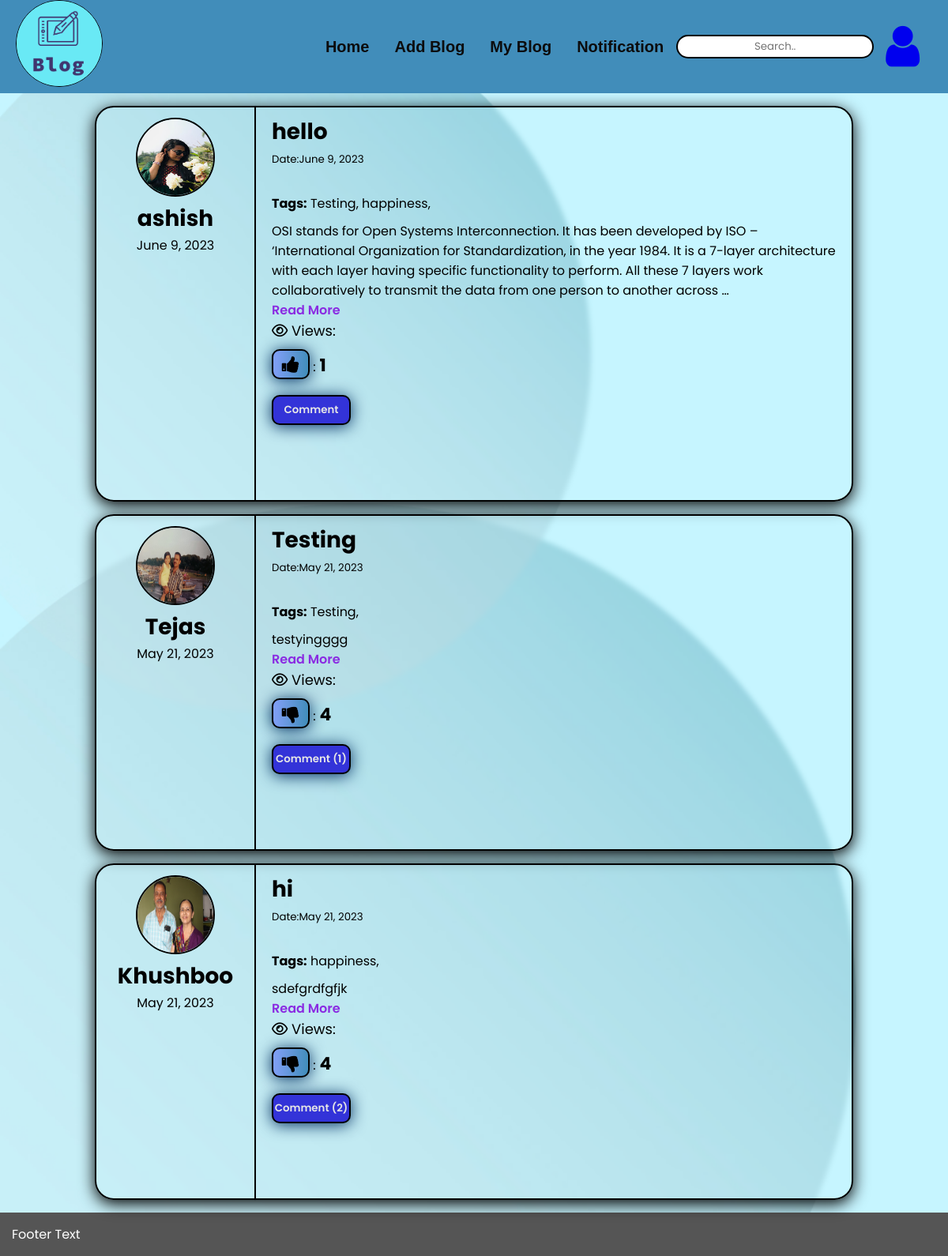
The page /userApp/index/ (signed in) on the database its author committed.
### blogmanageApp/models.py (models this page shows, shortened)
@python_2_unicode_compatible
class Post(models.Model):
    title = models.CharField(max_length= 200)
    title_tag = models.CharField(max_length= 200)
    author = models.ForeignKey(User, on_delete = models.CASCADE)
    tag = models.ManyToManyField(Tag)
    body = RichTextField(blank = True, null = True)
    post_date = models.DateField(auto_now_add= True)
    Category = models.ForeignKey(Category, on_delete = models.CASCADE)
    like = models.ManyToManyField(User,related_name= 'likes')
    status = models.BooleanField( default = False , null = True)
    hit_count_generic = GenericRelation(HitCount, object_id_field='object_pk',related_query_name='hit_count_generic_relation')

class Tag(models.Model):
    tag_name = models.CharField(max_length= 200)
    def __str__(self):
        return self.tag_name

### accountApp/models.py (models this page shows, shortened)
class Profile(models.Model):
    user = models.OneToOneField(User,on_delete = models.CASCADE)
    mobileno = models.CharField(max_length= 11)
    avatar = models.ImageField(upload_to = 'avatars/')
    location = models.CharField(max_length = 200)
    birth_date = models.DateField(null= True)
    bio = models.TextField(max_length = 500, blank=True)

### userApp/views.py (the view)
# urls.py: path('index/',views.index, name = 'index'),
@login_required(login_url= 'login')
def index(request):
    id = request.session['id']
    user_profile = User.objects.filter(id = id)
    '''
    print(request.method)
    if request.method == "GET":
        search_text = request.GET.get('search_text')

        if search_text is not None and search_text != u"":
            search_text = request.GET.get('search_text')
            post = Post.objects.filter(title__istartswith = search_text).filter(status = True).order_by('-post_date')

        else:
            post = []
            post = Post.objects.filter(status = True).order_by('-post_date')
    '''
    post = Post.objects.filter(status = True ).order_by('-post_date')
    paginator = Paginator(post,10)
    page = request.GET.get('page')
    try:
        posts = paginator.page(page)
    except PageNotAnInteger:
        posts = paginator.page(1)
    except EmptyPage:
        posts = paginator.page(paginator.num_pages)
    post_id = Post.objects.filter(author = id , status = True)
    comment = UserPostComment.objects.all()
    comment_filter = UserPostComment.objects.values('post_id' ).annotate(total = Count('user_id')).filter(parent_id = None)
    context ={
        'user_profile':user_profile,
        'post_detail': post,
        'comment' : comment,
        'comment_filter' : comment_filter,
        'page' : page,
        'posts' : posts,
    }
    return render(request,'userApp/index.html',context)

### userApp/templates/userApp/index.html (shortened to what this page needs)
{% extends 'userApp/base.html' %}
{% load i18n %}
{% block content %}
{% load static %}
{% load humanize %}
{% load hitcount_tags %}
<div class="container text-center" >
  <div class="row post-container">
    <div id ="main_content" >
      {% for post in posts  %}
      <div class="row post-blog"    >
        <div class="col-sm-3 divider">
          <div class="well blog-part-1">
            <img src="../media/{{ post.author.profile.avatar }}" class="img-circle" height="55" width="55" alt="Avatar">
            <div class="part-1-title">
              <p class="user-title">{{ post.author.first_name }} </p>
              <p>{{ post.post_date}}</p>
            </div>
          </div>
        </div>
        <div class="col-sm-9">
          <div class="well text-left">
            <div class="title-container">
              <h3 class="post-title">{{ post.title}}</h3><p><small>Date:{{ post.post_date }}</small></p>
            </div>
            <div class="blog-content">
            <p class="tags"><b>Tags:</b> {{ post.tag.all|join:", " }},</p>
            <div>
            {{ post.body|safe|truncatewords:"50"|linebreaks }}
            </div>
            <a class="read" href="{% url 'post' post.id %}">Read More</a>
            <p class="views"><i class="fa fa-eye"></i> Views: {% get_hit_count for post %}</p>
            {% if user.username in post.like.all|join:", " %}
            <p>
            <button type="button" class="dislike btn-success btn-sm like-btn" data ="{{post.id}}"  id = "like{{post.id}}">
              <i id = "icon{{post.id}}" class="fa fa-thumbs-down"></i>
            </button>
            {% else %}
            <p><button type="button" class="like btn-default btn-sm like-btn" data ="{{post.id}}" id = "like{{post.id}}">
              <i id = "icon{{post.id}}" class="fa fa-thumbs-up"></i>
            </button>
            {% endif %}
          :<span><b class="like-count" id = 'likedisplay{{post.id}}'> {{ post.like.count}}</b></span></p>
          <button class="comment btn btn-large btn-primary comment-btn" data1 ="{{post.id}}" >Comment
          {% for comment_f in comment_filter %}
            {% if comment_f.post_id == post.id %}
            <span id="total_comment{{post.id}}">
            ({{ comment_f.total }})           </span>
            {% endif %}
          {% endfor %}
          </button><br><br>
              <br>
            </div>
          </div>
        </div>
      </div>
    {% endfor %}
    </div>
  </div>
</div>
{% endblock %}

### userApp/static/css/base.css (style rules this page uses)
* { margin: 0; padding: 0; box-sizing: border-box; font-family: poppins; }

### userApp/static/css/full_blog.css (style rules this page uses)
.container { background-image: url(./Frame\ 9.jpg); background-size: cover; min-height: 100vh; position: relative; background-attachment: fixed; }
.post-blog { display: flex; border: 2px solid black; margin: 16px; max-width: 80vw; border-radius: 24px; box-shadow: 0 5px 20px black; backdrop-filter: blur(3px); }
.post-container { display: flex; align-items: center; justify-content: center; }
.well { padding: 10px 20px; min-width: 400px; }
.divider { border-right: 2px solid black; }
.blog-part-1 { display: flex; flex-direction: column; align-items: center; min-width: 200px; justify-content: space-around; height: 100%; max-height: 200px; }
.img-circle { height: 100px; width: 100px; border-radius: 50%; border: 2px solid black; }
.title-container { display: flex; flex-direction: column; align-items: start; justify-content: center; position: relative; margin: 0px 0px 32px 0px; }
.post-title { font-size: 28px; }
.user-title { font-size: 28px; font-weight: 700; }
.part-1-title { display: flex; flex-direction: column; align-items: center; justify-content: center; }
.blog-content { display: flex; flex-direction: column; align-items: start; }
.views { font-size: 18px; }
.tags { margin-bottom: 10px; }
.read { text-decoration: none; color: blueviolet; font-weight: 600; }
.like-btn { width: 48px; height: 38px; font-size: 24px; border: none; border: 2px solid black; margin: 10px 0px; border-radius: 10px; background-image: linear-gradient(92.88deg, #7d9ef3 9.16%, #418dba 98.72%); box-shadow: 0 2px 20px rgb(4, 49, 100); }
.comment-btn,.comment-sub { width: 100px; height: 38px; border: none; color: rgb(230, 230, 230); border: 2px solid black; border-radius: 10px; font-weight: 600; margin: 10px 0px; background-color: rgb(51, 51, 216); box-shadow: 0 2px 20px rgb(4, 49, 100); }
.like-count { font-size: 22px; }

### rows shown on the page
Post: author.profile.avatar (picture), author.first_name "ashish", post_date "June 9, 2023", title "hello", tag.all "Testing, happiness", body "OSI stands for Open Systems Interconnection. It has been developed by ISO – ‘International Organization for Standardization, in the year 1984. It is a 7-layer architecture with each layer having specific functionality to perform. All these 7 layers work collaboratively to transmit the data from one person to another across …", like.count "1"
Post: author.profile.avatar (picture), author.first_name "Tejas", post_date "May 21, 2023", title "Testing", tag.all "Testing", body "testyingggg", like.count "4", total "1"
Post: author.profile.avatar (picture), author.first_name "Khushboo", post_date "May 21, 2023", title "hi", tag.all "happiness", body "sdefgrdfgfjk", like.count "4", total "2"
